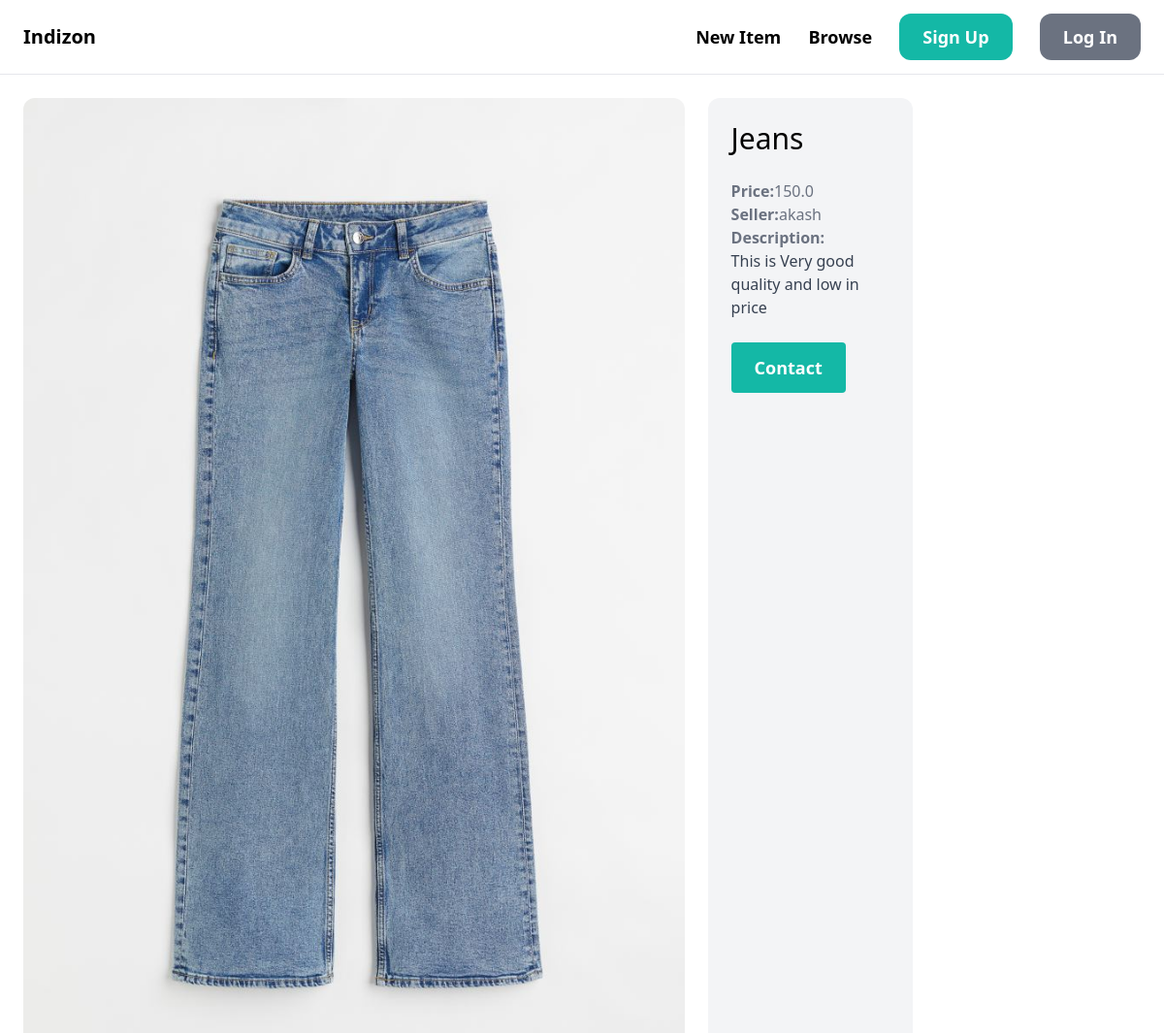
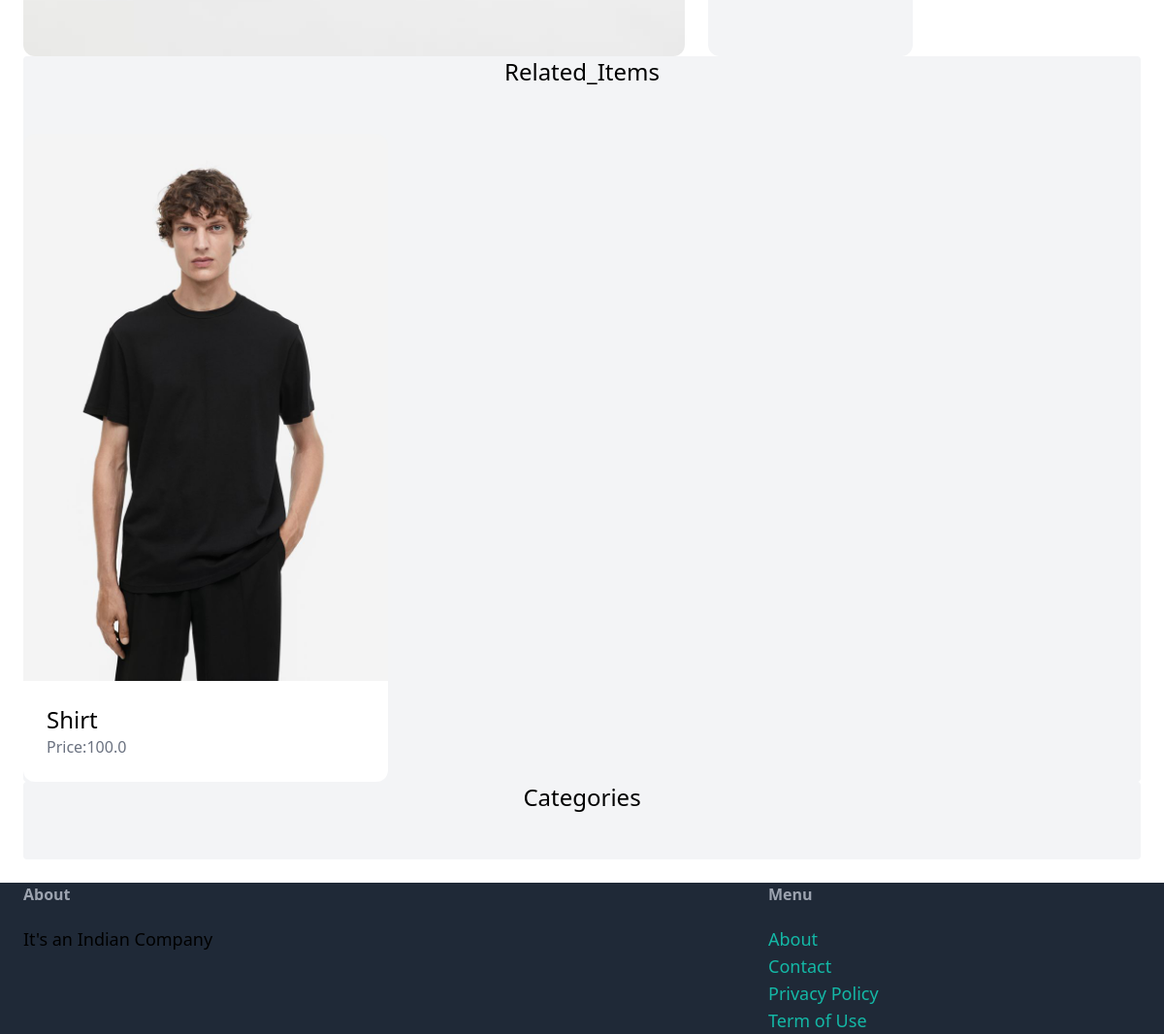
Screenshot of /items/3/ with the database file from the repository (2 pictures, top to bottom).
### items/models.py (models this page shows)
class Item(models.Model):
    Category=models.ForeignKey(Category,related_name='items',on_delete=models.CASCADE)
    name=models.CharField(max_length=255)
    description=models.TextField(blank=True,null=True)
    price=models.FloatField()
    image=models.ImageField(upload_to='item_images',blank=True,null=True)
    is_sold=models.BooleanField(default=False)
    created_by=models.ForeignKey(User,related_name='items',on_delete=models.CASCADE)
    created_at=models.DateTimeField(auto_now_add=True)

### items/views.py (the view)
# urls.py: path('<int:pk>/',views.detail,name='detail'),
def detail(request,pk):
    item=get_object_or_404(Item,pk=pk)
    related_items=Item.objects.filter(Category=item.Category,is_sold=False).exclude(pk=pk)[0:3]
    return render(request,'item/detail.html',{
        'item':item,
        'related_items':related_items,
    })

### items/templates/item/detail.html (shortened to what this page needs)
{% extends 'base.html' %}
{% block content %}
<div class="grid grid-cols-5 gap-6">
    <div class="col-span-3">
        <img src="{{item.image.url}}" class="rounded-xl">
    </div>
    <div class="col-span2 p-6 bg-gray-100 rounded-xl">
         <h1 class="mb-6 text-3xl">{{item.name}}</h1>
         <p class="text-gray-500"><strong>Price:</strong>{{item.price}}</strong></p>
         <p class="text-gray-500"><strong>Seller:</strong>{{item.created_by.username}}</p>
         {% if item.description %}
         <p class="text-gray-700">
            <strong class="text-gray-500">
                Description:
            </strong>
            <br>
            {{item.description}}
         </p>
         {% endif %}
         <a href="#" class="inline-block mt-6 px-6 py-3 text-lg font-semibold bg-teal-500 text-white rounded xl hover:bg-teak-700">Contact</a>
    </div>
</div>
<div class="mt -6 px -6 py -12 bg-gray-100 rounded -xl">
    <h2 class="mb-12 text-2xl text-center">Related_Items</h2>
    <div class="grid grid-cols-3 gap-3">
     {% for item in related_items %}
     <div>
         <a href="{% url 'item:detail' item.id %}">
             <div>
                 <img src="{{ item.image.url }}" class="rounded-t-xl">
             </div>
             <div class="p-6 bg-white rounded-b-xl">
                 <h2 class="text-2xl">{{ item.name }}</h2>
                 <p class="text-gray-500">Price:{{ item.price }}</p>
             </div>
         </a>
     </div>
     {% endfor %}
    </div>
 </div>
 <div class="mt -6 px -6 py -12 bg-gray-100 rounded -xl">
     <h2 class="mb-12 text-2xl text-center">Categories</h2>
 </div>
{%endblock%}

### rows the page displays
Item: image (picture), name "Jeans", price "150.0", created_by.username "akash", description "This is Very good quality and low in price"
Item: image (picture), name "Shirt", price "100.0"
